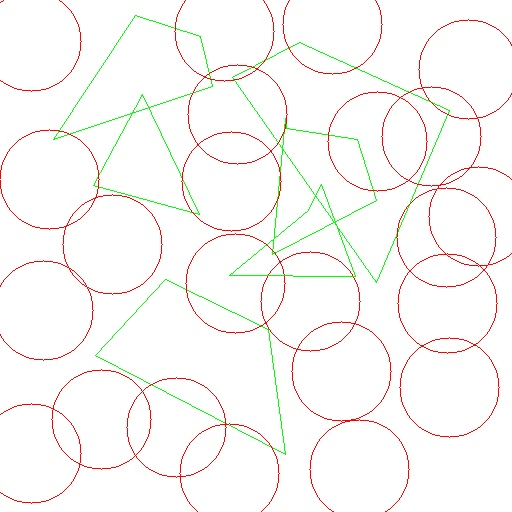
#> input picture data2/shape.jpg, 512 x 512 px
$ python gwajeofResizegwaje.py
#> lines starting #> are read from the running program, lines starting #| are printed output that depends on the picture
import cv2,sys
import numpy as np

src=cv2.imread("data2/shape.jpg")
#> src is the input picture: shape (512, 512, 3); mean B, G, R 246.5, 248.5, 249.7
if src is None:
    sys.exit('no')

def scale(src,x_scale,y_scale):
    h,w=src.shape[:2]
    aff=np.array([[x_scale,0,0],[0,y_scale,0]],dtype=np.float32)
    dst=cv2.warpAffine(src,aff,(w,h))
    return dst
print(src.shape)
#| (512, 512, 3)
dst1=cv2.resize(src,(0,0),fx=1/4,fy=1/4,interpolation=cv2.INTER_CUBIC)
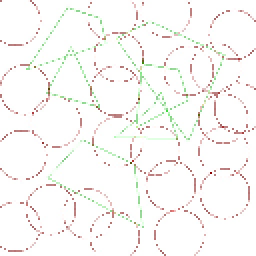
#> dst1: shape (128, 128, 3) (shown 2 times larger); mean B, G, R 246.5, 248.3, 249.4
dst2=cv2.resize(src,(0,0),fx=1/4,fy=1/4,interpolation=cv2.INTER_AREA)
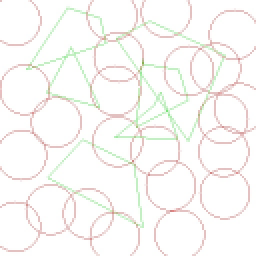
#> dst2: shape (128, 128, 3) (shown 2 times larger); mean B, G, R 246.5, 248.5, 249.7


cv2.imshow('src',src)
cv2.imshow('INTER_CUBIC',dst1)

cv2.imshow('INTER_AREA',dst2)
cv2.waitKey()
cv2.destroyAllWindows()

$ run again, with data2/HappyFish.jpg copied over data2/shape.jpg
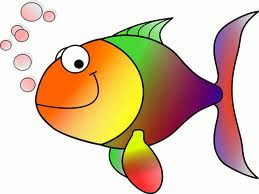
#> input picture data2/HappyFish.jpg, 259 x 194 px
#> src is the input picture: shape (194, 259, 3); mean B, G, R 170.8, 196.4, 219.3
#| (194, 259, 3)
#> `dst1=cv2.resize(src,(0,0),fx=1/4,fy=1/4,interpolation=cv2.INTER_CUBIC)`:
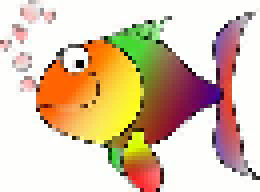
#> dst1: shape (48, 65, 3) (shown 4 times larger); mean B, G, R 170.4, 196, 219
#> `dst2=cv2.resize(src,(0,0),fx=1/4,fy=1/4,interpolation=cv2.INTER_AREA)`:
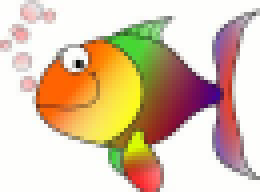
#> dst2: shape (48, 65, 3) (shown 4 times larger); mean B, G, R 170.4, 196.1, 219.1
